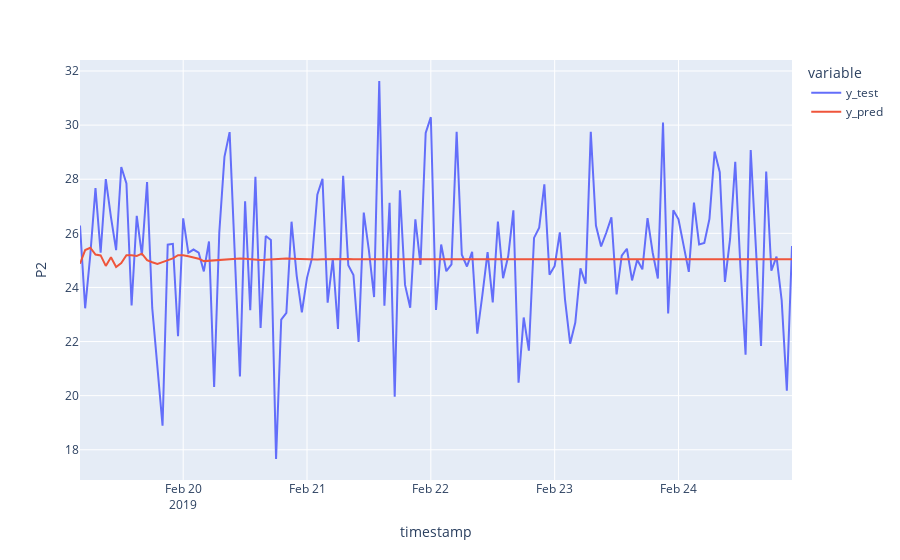

The notebook cell this image was saved under:
### Code cell
# Create a time series plot for the values in test_predictions using plotly express.
# Be sure that the y-axis is properly labeled as "P2"
fig = px.line(df_pred_test, labels={"value": "P2"})
fig.show()

### Figure 1 — Plotly figure (JSON) as saved in the notebook; plotly's stock layout.template omitted (floating-point values rounded to 4 significant figures; data arrays with more than 128 entries replaced by an {"elided": "..."} marker saying what was removed)
{"data": [{"hovertemplate": "variable=y_test<br>timestamp=%{x}<br>P2=%{y}<extra></extra>", "legendgroup": "y_test", "line": {"color": "#636efa", "dash": "solid"}, "marker": {"symbol": "circle"}, "mode": "lines", "name": "y_test", "orientation": "v", "showlegend": true, "type": "scatter", "x": {"elided": "139 str values"}, "xaxis": "x", "y": {"elided": "139 float values"}, "yaxis": "y"}, {"hovertemplate": "variable=y_pred<br>timestamp=%{x}<br>P2=%{y}<extra></extra>", "legendgroup": "y_pred", "line": {"color": "#EF553B", "dash": "solid"}, "marker": {"symbol": "circle"}, "mode": "lines", "name": "y_pred", "orientation": "v", "showlegend": true, "type": "scatter", "x": {"elided": "139 str values"}, "xaxis": "x", "y": {"elided": "139 float values"}, "yaxis": "y"}], "layout": {"legend": {"title": {"text": "variable"}, "tracegroupgap": 0}, "margin": {"t": 60}, "xaxis": {"anchor": "y", "domain": [0, 1], "title": {"text": "timestamp"}}, "yaxis": {"anchor": "x", "domain": [0, 1], "title": {"text": "P2"}}}}
